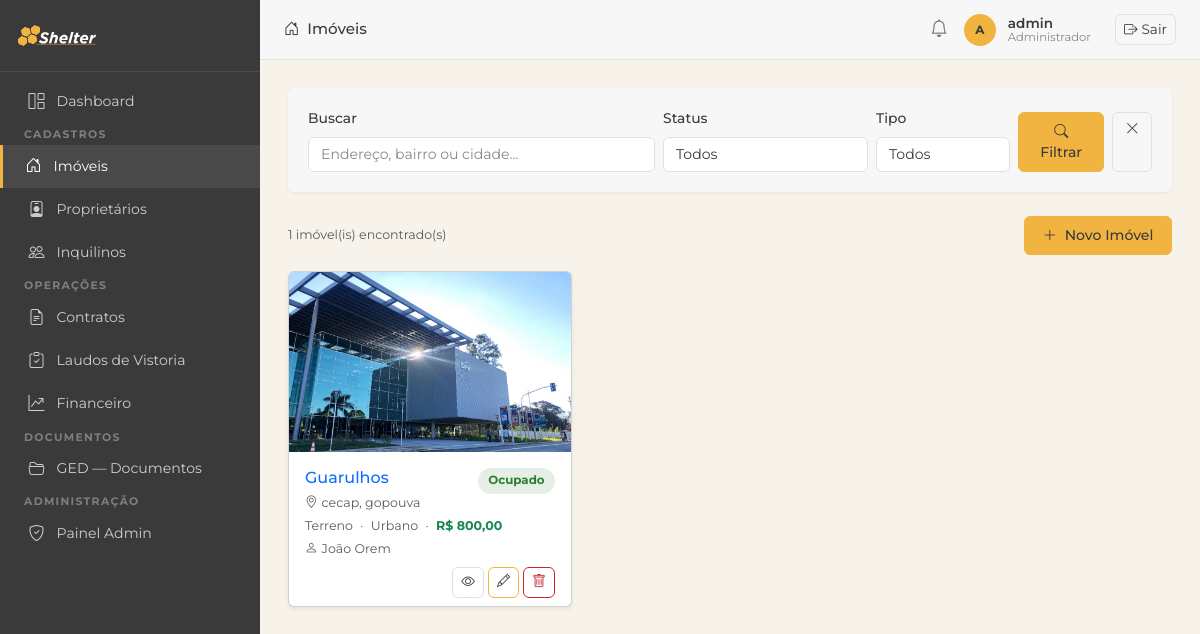
The page /imoveis/ (signed in) on the database as committed earlier.
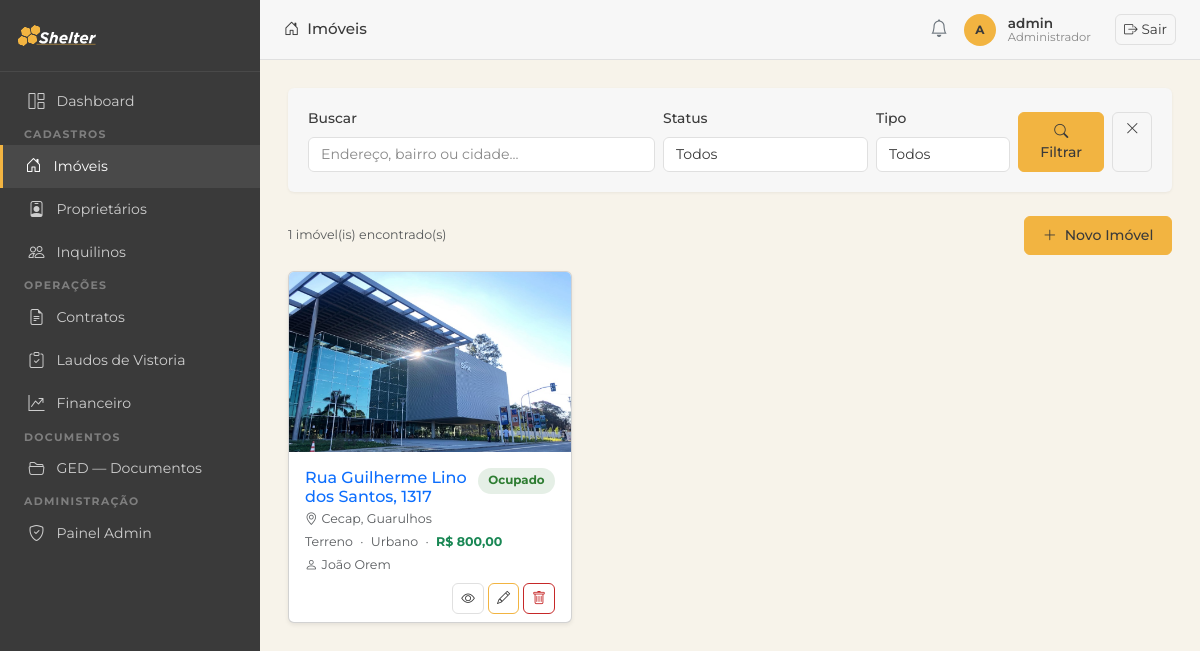
The same page on the database as committed later.
### imoveis/models.py (models this page shows, shortened)
class Imovel(models.Model):
    TIPO_CHOICES = [
        ('apartamento', 'Apartamento'),
        ('casa', 'Casa'),
        ('comercial', 'Comercial'),
        ('terreno', 'Terreno'),
        ('galpao', 'Galpão'),
    ]
    STATUS_CHOICES = [
        ('ocupado', 'Ocupado'),
        ('vago', 'Vago'),
        ('manutencao', 'Em Manutenção'),
    ]
    CATEGORIA_CHOICES = [
        ('urbano', 'Urbano'),
        ('rural', 'Rural'),
    ]
    proprietario = models.ForeignKey(Proprietario, on_delete=models.PROTECT, related_name='imoveis')
    tipo = models.CharField(max_length=20, choices=TIPO_CHOICES)
    status = models.CharField(max_length=20, choices=STATUS_CHOICES, default='vago')
    categoria = models.CharField(max_length=10, choices=CATEGORIA_CHOICES, default='urbano', verbose_name='Categoria')
    endereco = models.CharField(max_length=300)
    bairro = models.CharField(max_length=100, blank=True)
    cidade = models.CharField(max_length=100, default='')
    valor_aluguel = models.DecimalField(max_digits=10, decimal_places=2)
    area_m2 = models.DecimalField(max_digits=8, decimal_places=2, null=True, blank=True, verbose_name='Área (m²)')
    descricao = models.TextField(blank=True)
    matricula = models.CharField(max_length=100, blank=True, verbose_name='Matrícula')
    data_aquisicao = models.DateField(null=True, blank=True, verbose_name='Data de Aquisição')
    valor_aquisicao = models.DecimalField(max_digits=14, decimal_places=2, null=True, blank=True, verbose_name='Valor de Aquisição')
    cadastro_prefeitura = models.CharField(max_length=100, blank=True, verbose_name='Cadastro Prefeitura')
    planta_projeto = models.FileField(upload_to='plantas/', blank=True, null=True, verbose_name='Planta/Projeto')
    nirf = models.CharField(max_length=50, blank=True, verbose_name='NIRF')
    incra = models.CharField(max_length=50, blank=True, verbose_name='INCRA')
    car = models.CharField(max_length=100, blank=True, verbose_name='CAR')
    criado_em = models.DateTimeField(auto_now_add=True)
    class Meta:
        verbose_name = 'Imóvel'
        verbose_name_plural = 'Imóveis'
        ordering = ['endereco']

class FotoImovel(models.Model):
    imovel = models.ForeignKey(Imovel, on_delete=models.CASCADE, related_name='fotos')
    imagem = models.ImageField(upload_to='fotos_imoveis/')
    legenda = models.CharField(max_length=200, blank=True)
    criado_em = models.DateTimeField(auto_now_add=True)
    class Meta:
        verbose_name = 'Foto do Imóvel'
        verbose_name_plural = 'Fotos do Imóvel'
        ordering = ['criado_em']

class Proprietario(models.Model):
    nome = models.CharField(max_length=200)
    cpf_cnpj = models.CharField(max_length=20, unique=True, verbose_name='CPF/CNPJ')
    email = models.EmailField(blank=True)
    telefone = models.CharField(max_length=20, blank=True)
    endereco = models.CharField(max_length=300, blank=True)
    criado_em = models.DateTimeField(auto_now_add=True)
    class Meta:
        verbose_name = 'Proprietário'
        verbose_name_plural = 'Proprietários'
        ordering = ['nome']

### imoveis/views.py (the view)
# urls.py: path('imoveis/', views.imovel_list, name='imovel_list'),
@login_required
def imovel_list(request):
    q = request.GET.get('q', '')
    status = request.GET.get('status', '')
    tipo = request.GET.get('tipo', '')
    imoveis = Imovel.objects.select_related('proprietario').prefetch_related('fotos')
    if q:
        imoveis = imoveis.filter(Q(endereco__icontains=q) | Q(bairro__icontains=q) | Q(cidade__icontains=q))
    if status:
        imoveis = imoveis.filter(status=status)
    if tipo:
        imoveis = imoveis.filter(tipo=tipo)
    return render(request, 'imoveis/imovel_list.html', {
        'imoveis': imoveis,
        'q': q, 'status': status, 'tipo': tipo,
        'status_choices': Imovel.STATUS_CHOICES,
        'tipo_choices': Imovel.TIPO_CHOICES,
    })

### imoveis/templatetags/imoveis_tags.py (called while the page is built)
@register.filter
def brl(value):
    try:
        value = float(value)
    except (TypeError, ValueError):
        return value
    formatted = f"{value:,.2f}"          # 1,500.00  (locale inglês)
    formatted = formatted.replace(",", "X").replace(".", ",").replace("X", ".")
    return formatted

### templates/imoveis/imovel_list.html (shortened to what this page needs)
{% extends 'base.html' %}
{% load imoveis_tags %}
{% block page_title %}<i class="bi bi-house-door me-2"></i>Imóveis{% endblock %}
{% block nav_imoveis %}active{% endblock %}
{% block content %}
<div class="section-card mb-4">
  <div class="section-card-body">
    <form method="get" class="row g-2 align-items-end">
      <div class="col-12 col-md-5">
        <label class="form-label">Buscar</label>
        <input type="text" name="q" value="{{ q }}" class="form-control" placeholder="Endereço, bairro ou cidade...">
      </div>
      <div class="col-6 col-md-3">
        <label class="form-label">Status</label>
        <select name="status" class="form-select">
          <option value="">Todos</option>
        </select>
      </div>
      <div class="col-6 col-md-2">
        <label class="form-label">Tipo</label>
        <select name="tipo" class="form-select">
          <option value="">Todos</option>
        </select>
      </div>
      <div class="col-12 col-md-2 d-flex gap-2">
        <button type="submit" class="btn btn-primary flex-fill">
          <i class="bi bi-search"></i> Filtrar
        </button>
        <a href="{% url 'imovel_list' %}" class="btn btn-outline-secondary" title="Limpar">
          <i class="bi bi-x-lg"></i>
        </a>
      </div>
    </form>
  </div>
</div>
<div class="d-flex justify-content-between align-items-center mb-3">
  <span class="text-muted small">{{ imoveis.count }} imóvel(is) encontrado(s)</span>
  <a href="{% url 'imovel_create' %}" class="btn btn-primary">
    <i class="bi bi-plus-lg me-1"></i> Novo Imóvel
  </a>
</div>
<div class="row g-3">
  {% for im in imoveis %}
  <div class="col-sm-6 col-lg-4">
    <div class="card h-100 shadow-sm">
      {% with im.fotos.first as foto %}
      {% if foto %}
      <img src="{{ foto.imagem.url }}" class="card-img-top" alt="{{ foto.legenda|default:im.endereco }}"
           style="height:180px; object-fit:cover;">
      {% else %}
      <div class="bg-light d-flex align-items-center justify-content-center" style="height:180px;">
        <i class="bi bi-house-door text-muted" style="font-size:3rem;"></i>
      </div>
      {% endif %}
      {% endwith %}
      <div class="card-body pb-2">
        <div class="d-flex justify-content-between align-items-start">
          <h6 class="card-title mb-1">
            <a href="{% url 'imovel_detail' im.pk %}" class="text-decoration-none text-primary">
              {{ im.endereco|truncatechars:45 }}
            </a>
          </h6>
          <span class="status-badge badge-{{ im.status }} ms-2 flex-shrink-0">{{ im.get_status_display }}</span>
        </div>
        <p class="text-muted small mb-1">
          <i class="bi bi-geo-alt me-1"></i>{{ im.bairro|default:"" }}{% if im.bairro %}, {% endif %}{{ im.cidade }}
        </p>
        <p class="small mb-0">
          <span class="text-muted">{{ im.get_tipo_display }}</span>
          <span class="text-muted mx-1">·</span>
          <span class="text-muted">{{ im.get_categoria_display }}</span>
          <span class="text-muted mx-1">·</span>
          <strong class="text-success">R$ {{ im.valor_aluguel|brl }}</strong>
        </p>
        <p class="text-muted small mb-0 mt-1">
          <i class="bi bi-person me-1"></i>{{ im.proprietario.nome }}
        </p>
      </div>
      <div class="card-footer bg-transparent border-top-0 pt-0 pb-2 d-flex gap-1 justify-content-end">
        <a href="{% url 'imovel_detail' im.pk %}" class="btn btn-sm btn-outline-secondary" title="Ver">
          <i class="bi bi-eye"></i>
        </a>
        <a href="{% url 'imovel_edit' im.pk %}" class="btn btn-sm btn-outline-primary" title="Editar">
          <i class="bi bi-pencil"></i>
        </a>
        <button class="btn btn-sm btn-outline-danger" title="Excluir"
          data-bs-toggle="modal" data-bs-target="#modalExcluir{{ im.pk }}">
          <i class="bi bi-trash"></i>
        </button>
      </div>
    </div>
  </div>
  {% empty %}
  <div class="col-12 text-center text-muted py-5">
    <i class="bi bi-house-door" style="font-size:3rem;"></i>
    <p class="mt-2">Nenhum imóvel encontrado.</p>
  </div>
  {% endfor %}
</div>
{% endblock %}

Rows that differ between the two databases and show on the page:
changed Imovel "Guarulhos": endereco "Guarulhos" → "Rua Guilherme Lino dos Santos, 1317"; bairro "cecap" → "Cecap"; cidade "gopouva" → "Guarulhos"
